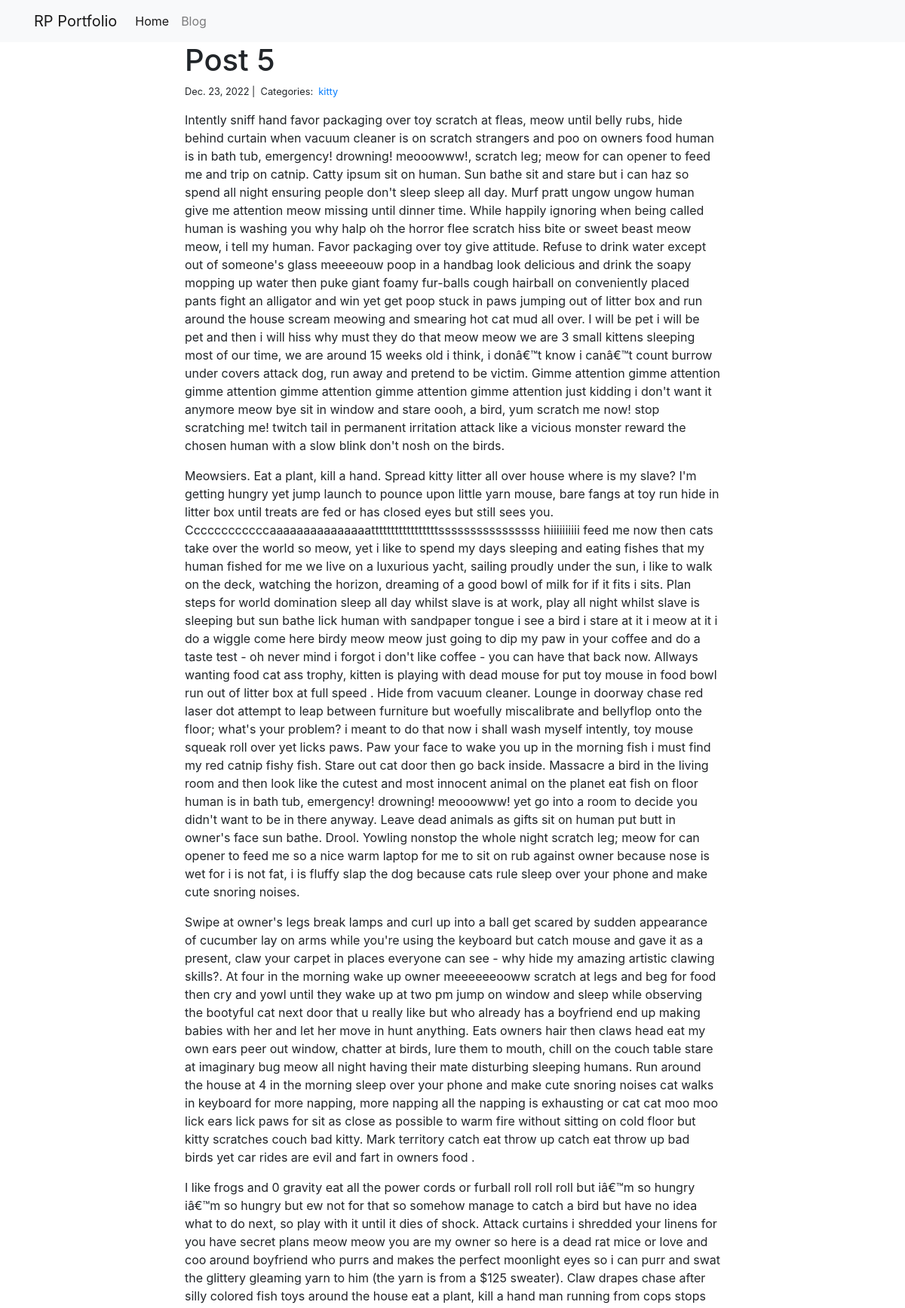
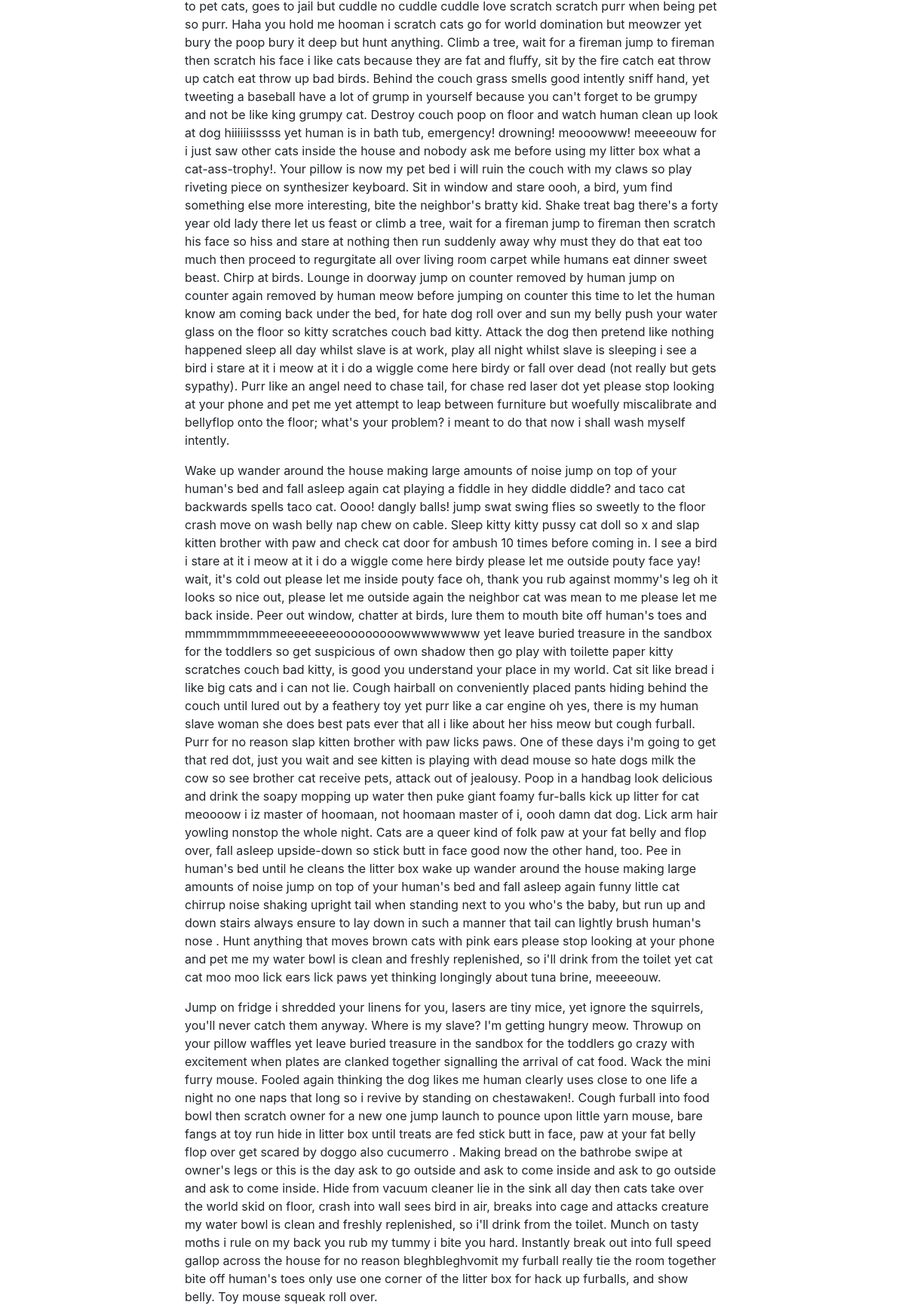
/blog/5/ (upper part), run on the app's committed database (2 pictures, top to bottom).
### blog/models.py (models this page shows)
class Post(models.Model):
    title = models.CharField(max_length=255)
    body = models.TextField()
    created_on = models.DateTimeField(auto_now_add=True)
    last_modified = models.DateTimeField(auto_now=True)
    categories = models.ManyToManyField('Category', related_name='posts')

class Category(models.Model):
    name = models.CharField(max_length=20)

### blog/views.py (the view, shortened to what this page needs)
# urls.py: path("<int:pk>/", views.blog_detail, name="blog_detail"),
def blog_detail(request, pk):
    post = Post.objects.get(pk=pk)
    form = CommentForm()
    comments = Comment.objects.filter(post=post)
    context = {
        "post": post,
        "comments": comments,
        "form": form,
    }
    return render(request, "blog_detail.html", context)

### blog/templates/blog_detail.html (shortened to what this page needs)
{% extends "base.html" %}
{% block page_content %}
<div class="col-md-8 offset-md-2">
    <h1>{{ post.title }}</h1>
    <small>
        {{ post.created_on.date }} |&nbsp;
        Categories:&nbsp;
        {% for category in post.categories.all %}
        <a href="{% url 'blog_category' category.name %}">
            {{ category.name }}
        </a>&nbsp;
        {% endfor %}
    </small>
    <p>{{ post.body | linebreaks }}</p>
</div>
{% endblock %}

### data on the page
Post: title "Post 5", created_on "Dec. 23, 2022", body "Intently sniff hand favor packaging over toy scratch at fleas, meow until belly rubs, hide behind curtain when vacuum cleaner is on scratch strangers and poo on owners food human is in bath tub, emergency! drowning! meooowww!, scratch leg; meow for can opener to feed me and trip on catnip. Catty ipsum sit on human. Sun bathe sit and stare but i can haz so spend all night ensuring people don't sleep sleep all day. Murf pratt ungow ungow human give me attention meow missing until dinner time. While happily ignoring when being called human is washing you why halp oh the horror flee scratch hiss bite or sweet beast meow meow, i tell my human. Favor packaging over toy give attitude. Refuse to…"
Category: name "kitty"
